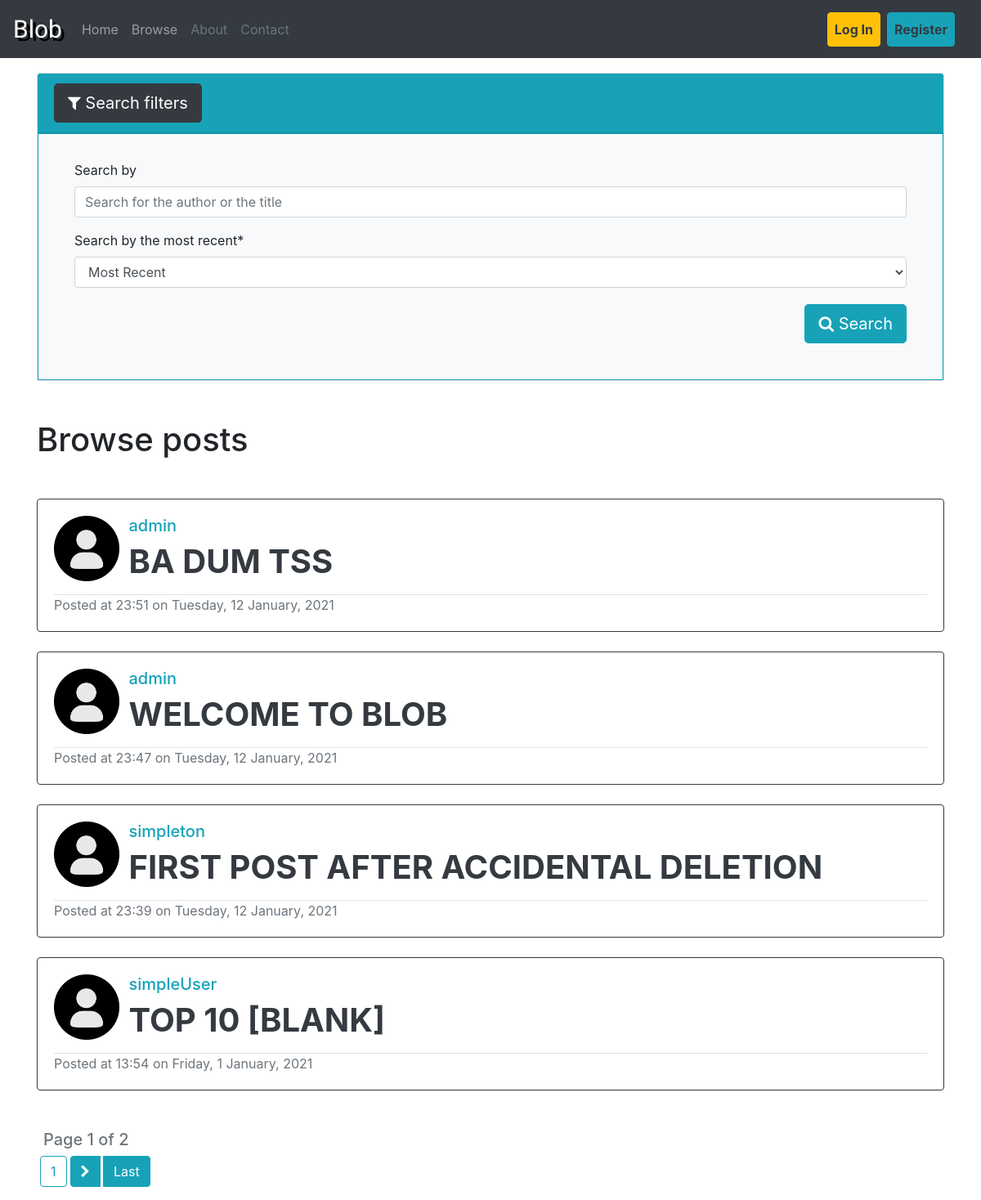
/browse/, run on an earlier commit of the app's database.
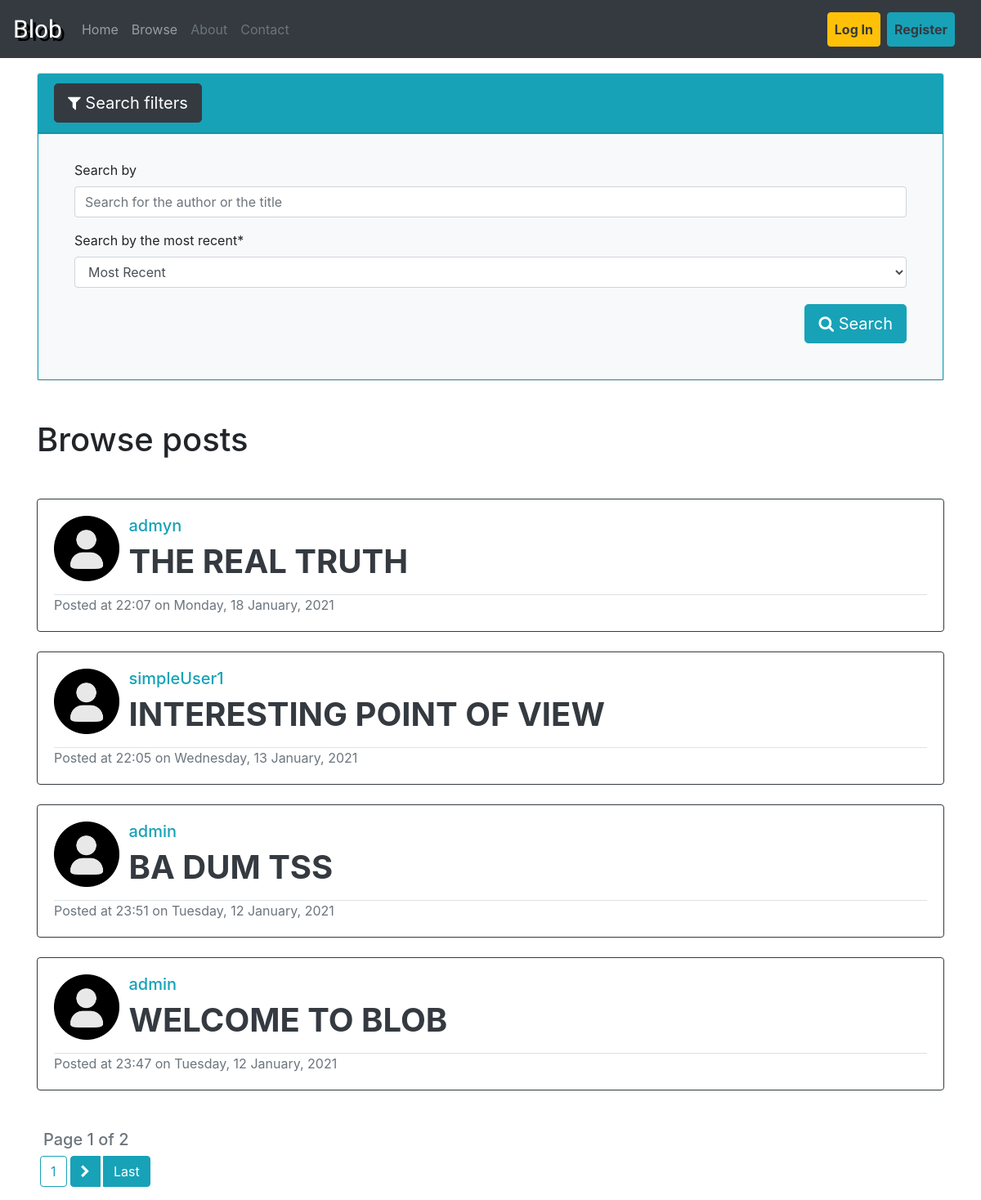
And on a later commit of the database.
### blog/models.py (models this page shows, shortened)
class Post(models.Model):
    title = models.CharField(max_length = 100)
    content = tinymce_models.HTMLField()
    date = models.DateTimeField(default=timezone.now)
    author = models.ForeignKey(User, on_delete=models.CASCADE)

### account/models.py (models this page shows, shortened)
class Profile(models.Model):
    user = models.OneToOneField(User, on_delete=models.CASCADE)
    picture = models.ImageField(default=DEFAULT_PICTURE, upload_to=PROFILE_PICTURES_LOCATION)
    info = models.TextField(default="No info was provided", blank=True, null=True)
    def get_picture(self):
        if os.path.exists(self.picture.path):
            return self.picture.url
        return DEFAULT_PICTURE_URL

### blog/views/main_views.py (the view)
# urls.py: path('browse/', views.browse_posts, name='blog-browse'),
def browse_posts(request):
    post_search = request.GET.get("search")
    post_order = request.GET.get("order_by")
    order = "date" if post_order == "old" else "-date"
    default_form_values = {
        "search": post_search,
    }
    if post_search == None:
        post_search = ""
    form = SearchPostsForm(initial=default_form_values)
    filtered_posts = Post.objects.filter(Q(title__contains=post_search) | Q(author__username__contains=post_search)).order_by(order)
    posts_count = filtered_posts.count()
    posts_per_page = 4
    paginator = Paginator(filtered_posts, posts_per_page)
    page_number = request.GET.get("page")
    found_posts = paginator.get_page(page_number)
    context = {
        "posts": found_posts,
        "form": form,
        "title": "Search",
        "count": posts_count,
    }
    return render(request, "blog/main/browse.html", context=context)

### blog/forms.py
class SearchPostsForm(forms.Form):
    search = forms.CharField(label="Search by", required=False, max_length=100, widget=forms.TextInput(attrs={'name': 'search','placeholder':'Search for the author or the title'}))
    order_by = forms.ChoiceField(label="Search by the most recent", choices=(("new","Most Recent"), ("old","Oldest")))

### blog/templatetags/blog_extras.py (called while the page is built)
@register.simple_tag
def url_replace(request, field, value):
    parameters = request.GET.copy()
    parameters[field] = value
    return parameters.urlencode()

### blog/templates/blog/main/browse.html (shortened to what this page needs)
{% extends "blog/basic.html" %}
{% load crispy_forms_tags %}
{% load blog_extras %}
{% block content_big %}
<div id="accordion">
    <div class="card ">
      <div class="card-header bg-info" id="headingOne">
        <h5 class="mb-0">
          <button class="btn btn-dark btn-lg btn-white" data-toggle="collapse" data-target="#collapseOne" aria-expanded="true" aria-controls="collapseOne">
            <i class="fa fa-filter" aria-hidden="true"></i> Search filters
          </button>
        </h5>
      </div>
      <div id="collapseOne" class="collapse show" aria-labelledby="headingOne" data-parent="#accordion">
        <div class="card-body border border-info bg-light">
            <form method="GET" class="mt-1 p-2">
                <fieldset class="form-group ml-3 mr-3">
                    {{ form|crispy }}
                    <button class="btn btn-lg btn-info mt-1 pull-right" type="submit"> <i class="fa fa-search" aria-hidden="true"></i> Search </button>
                </fieldset>
            </form>
        </div>
      </div>
    </div>
</div>
    <div class="mt-5 mb-5">
        {% if request.GET.search %}
                <h1> Search results for <b> {{request.GET.search }}</b>  ({{count}})</h1>
                {% if count == 0 %}
                    <h1> Sorry, no results were found </h1>
                    <h3 class="text-muted">Check if the words are typed correctly or try searching for something else</h3>
                {% endif %}
        {% else %}
            <h1> Browse posts </h1>
        {% endif %}
    </div>
    {% for post in posts %}
        <div class="card border border-dark mt-4">
            <div class="card-body">
                <div class="row">
                    <div class="col-md-1">
                        <img src="{{ post.author.profile.get_picture }}" alt="Profile Picture" class="rounded" width="80" height="80">
                    </div>
                    <div class="col-md">
                        <h5>
                             <a href="{% url 'account-profile-inspect' post.author.pk %}" class="text-info">{{post.author.username}}</a>
                        </h5>
                        <h1 class="">
                            <a href="{% url 'blog-post-view' post.id %}" class="text-dark font-weight-bold">{{ post.title|upper }}</a>
                        </h1>
                    </div>
                </div>
                <div class="row mt-2">
                    <div class="col-md">
                        <div class="border-top text-muted">
                            Posted at {{ post.date|date:"G:i" }} on {{ post.date|date:"l, j F, Y " }}
                        </div>
                    </div>
                </div>
            </div>
        </div>
    {% endfor %}
    <p class="h5 text-muted mt-5 ml-2">
        Page {{ posts.number }} of {{ posts.paginator.num_pages }}
    </p>
    <div class="btn-toolbar " role="toolbar" aria-label="Toolbar with button groups" >
        <div class="btn-group mr-1" role="group" aria-label="Second group">
            <a href="?{% url_replace request 'page' posts.number %}" class="btn btn-outline-info"> {{ posts.number }}</a>
        </div>
        <div class="btn-group mr-1" role="group" aria-label="Third group">
            {% if posts.has_next %}
                <a href="?{% url_replace request 'page' posts.next_page_number %}" class="btn btn-info mr-1"> <i class="fa fa-chevron-right" aria-hidden="true"></i></a>
                <a href="?{% url_replace request 'page' posts.paginator.num_pages %}" class="btn btn-info"> Last </a>
            {% endif %}
        </div>
    </div>
{% endblock content_big %}

### blog/templates/blog/basic.html (shortened to what this page needs)
<!DOCTYPE html>
<html lang="en">
<head>
    <link rel="stylesheet" href="https://maxcdn.bootstrapcdn.com/bootstrap/4.0.0/css/bootstrap.min.css">
    <link rel="stylesheet" href="https://cdnjs.cloudflare.com/ajax/libs/font-awesome/4.7.0/css/font-awesome.min.css">
    {% load static %}
    <link rel="stylesheet" type="text/css" href="{% static 'blog/basicStyle.css' %}">
</head>
<body>
    <nav class="navbar navbar-expand-lg navbar-dark bg-dark">
        <a class="navbar-brand brand-name" href="{% url 'blog-home' %}">Blob</a>
        <div class="collapse navbar-collapse" id="navbarNav">
          <ul class="navbar-nav mr-auto">
            <li class="nav-item">
              <a class="nav-link" href="{% url 'blog-home' %}">Home</a>
            </li>
            <li class="nav-item">
              <a class="nav-link" href="{% url 'blog-browse' %}">Browse</a>
            </li>
            <li class="nav-item">
              <a class="nav-link text-muted" href="#">About</a>
            </li>
            <li class="nav-item">
              <a class="nav-link text-muted" href="#">Contact</a>
            </li>
          </ul>
          <ul class="navbar-nav mr-3 ">
            {% if user.is_authenticated %}
            <li class="nav-item dropdown ">
              <a class="nav-link dropdown-toggle text-light" href="#" id="navbarDropdown" role="button" data-toggle="dropdown" aria-haspopup="true" aria-expanded="false">
                <i class="fa fa-user-circle-o " aria-hidden="true"></i>
                <b> {{ user.username }} </b>
              </a>
              <div class="dropdown-menu" aria-labelledby="navbarDropdown">
                <a class="dropdown-item" href="{% url 'blog-post-new' %}">Add Post</a>
                <a class="dropdown-item" href="{% url 'account-profile' %}">Profile</a>
                <div class="dropdown-divider"></div>
                {% if user.is_superuser %}
                  <a class="dropdown-item text-danger" href="{% url 'admin:index' %}">Manage </a>
                  <div class="dropdown-divider"></div>
                {% endif %}
                <a class="dropdown-item" href="{% url 'logout' %}">Log Out</a>
              </div>
            </li>
            {% else %}
            <li class="nav-item">
              <a class="nav-link btn btn-warning text-dark font-weight-bold mr-2" href="{% url 'login' %}">Log In</a>
            </li>
            <li class="nav-item">
              <a class="nav-link btn btn-info text-dark font-weight-bold" href="{% url 'account-register' %}">Register</a>
            </li>
            {% endif %}
          </ul>
        </div>
      </nav>
    <div class="container mt-3">
        <div class="row">
            <div class="col md-8">
            </div>
        </div>
        <div class="row">
            <div class="col-md-2"></div>
            <div class="col-md-6">
            </div>
        </div>
        <div class="row">
          <div class="col-md">
              {% block content_big %}
              {% endblock content_big %}
          </div>
        </div>
    </div>
</body>
</html>

### blog/static/blog/basicStyle.css (style rules this page uses)
.brand-name { font-family: "Lobster"; font-size: 30px; color: white; text-shadow: 4px 4px #000; }

What changed in the data, as far as the page shows it:
no longer on this page (row unchanged): Post: author.username "simpleton", title "FIRST POST AFTER ACCIDENTAL DELETION", date "23:39", date "Tuesday, 12 January, 2021"
no longer on this page (row unchanged): Post: author.profile.get_picture (placeholder picture), author.username "simpleUser", title "TOP 10 [BLANK]", date "13:54", date "Friday, 1 January, 2021"
added Post: author.profile.get_picture (placeholder picture), author.username "admyn", title "THE REAL TRUTH", date "22:07", date "Monday, 18 January, 2021"
added Post: author.profile.get_picture (placeholder picture), author.username "simpleUser1", title "INTERESTING POINT OF VIEW", date "22:05", date "Wednesday, 13 January, 2021"
